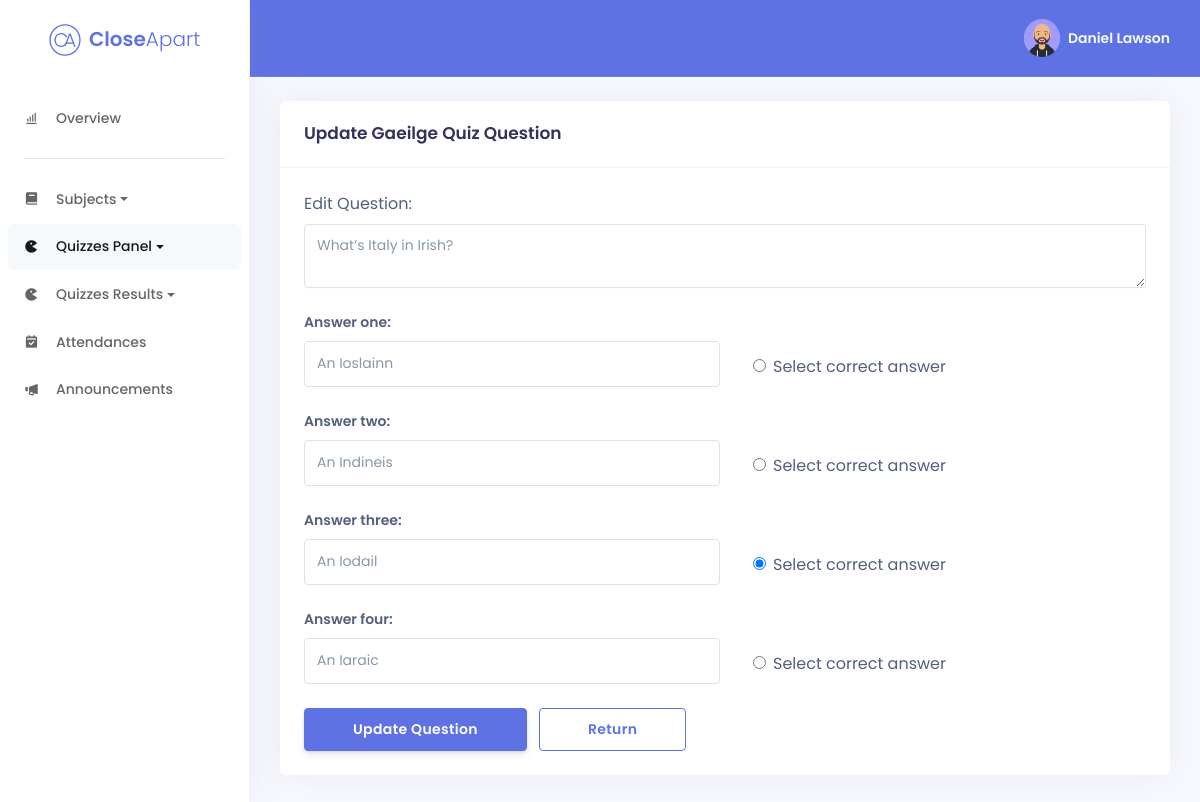
/quizzes/gaeilge/questions/editquestion.php?gaeilge_quiz_id=10 (signed in), run on an earlier commit of the app's database.
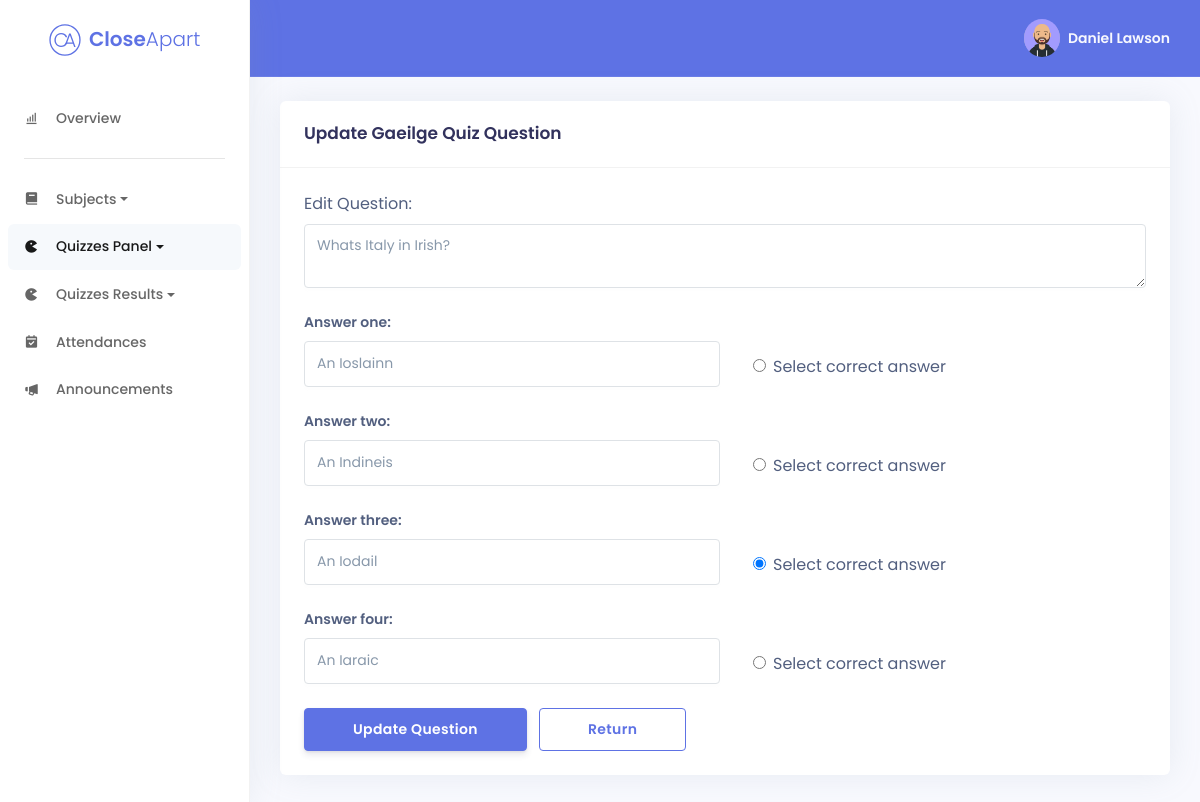
And on a later commit of the database.
### tables this page shows
CREATE TABLE IF NOT EXISTS Staff (
staff_id SMALLINT(3) NOT NULL AUTO_INCREMENT,
staff_fullname VARCHAR(255) NULL DEFAULT NULL,
staff_email VARCHAR(255) NULL DEFAULT NULL,
staff_password VARCHAR(255) NULL DEFAULT NULL,
staff_phone INT(10) ZEROFILL NULL,
staff_address VARCHAR(255) NULL,
staff_city VARCHAR(255) NULL,
staff_country VARCHAR(255) NULL,
staff_eircode VARCHAR(255) NULL,
staff_bio TEXT NULL,
staff_avatar VARCHAR(255) DEFAULT 'daniel-avataaar.png',
google_id VARCHAR(255) NULL,
PRIMARY KEY (staff_id));

CREATE TABLE IF NOT EXISTS GaeilgeQuiz (
gaeilge_quiz_id int(11) NOT NULL AUTO_INCREMENT,
question varchar(500) NOT NULL,
answer_one varchar(256) NOT NULL,
answer_two varchar(256) NOT NULL,
answer_three varchar(256) NOT NULL,
answer_four varchar(256) NOT NULL,
correct_answer tinyint(4) NOT NULL,
PRIMARY KEY (gaeilge_quiz_id));

### quizzes/gaeilge/questions/questionprocess.php (called while the page is built, shortened)
<?php
class MCQ {
public function get_mcq($mcqid)
{
    try
    {
        $conn = new Connection();
        $dbconn = $conn->getConnection();
        $selectQuery = "SELECT * FROM `GaeilgeQuiz` WHERE `gaeilge_quiz_id`= '{$mcqid}' LIMIT 1;";
        $mcq = NULL;
        foreach( $dbconn->query($selectQuery, PDO::FETCH_ASSOC) as $mcqq)
        {
            $mcq = $mcqq;
        }
        return $mcq;
    }
    catch (PDOException $e)
    {
        echo "<script>alert(".$e->getMessage().");</script>";
    }
    catch (Exception $e)
    {
        echo "<script>alert(".$e->getMessage().");</script>";
    }
}
}
?>

### quizzes/gaeilge/questions/editquestion.php (the view, shortened to what this page needs)
<?php
require_once("questionprocess.php");
$mcqObject = new MCQ();
$mcq = NULL;
if(isset($_GET['gaeilge_quiz_id']))
{
    $mcq = $mcqObject->get_mcq($_GET["gaeilge_quiz_id"]);
}
function getStaffData($staffId) {
	require('../../../config/db.php');
	$array = array();
	$query = mysqli_query($conn, "SELECT * FROM staff WHERE staff_id=" . $staffId);
	while ($row = mysqli_fetch_assoc($query)) {
		$array['staff_id'] = $row['staff_id'];
		$array['staff_fullname'] = $row['staff_fullname'];
		$array['staff_email'] = $row['staff_email'];
		$array['staff_password'] = $row['staff_password'];
		$array['staff_avatar'] = $row['staff_avatar'];
	}
	return $array;
}
function getId($email) {
	require('../../../config/db.php');
	$query = mysqli_query($conn, "SELECT staff_id FROM staff WHERE staff_email='" . $email . "'");
	while ($row = mysqli_fetch_assoc($query)) {
		return $row['staff_id'];
	}
}
if (isset($_SESSION['staff_email'])) {
	$staffData = getStaffData(getId($_SESSION['staff_email']));
}
?>
<!DOCTYPE html>
<html lang="en">
<head>
	<link href='https://unpkg.com/boxicons@2.0.7/css/boxicons.min.css' rel='stylesheet'>
	<link rel="stylesheet" href="../../../assets/css/argon.min.css">
	<link rel="stylesheet" type="text/css" href="https://cdn.datatables.net/1.10.23/css/dataTables.bootstrap4.min.css" />
</head>
<body>
	<nav class="sidenav navbar navbar-vertical fixed-left navbar-expand-xs navbar-light bg-white" id="sidenav-main">
		<div class="scrollbar-inner">
			<div class="sidenav-header align-items-center">
				<a class="navbar-brand d-flex justify-content-center" href="../../../index.php">
					<img src="../../../assets/images/brand/closeapart-logo-primary.svg" class="mr-2 brand-logo" alt="closeapart logo">
					<span class="font-weight-bold text-primary">Close</span><span
						class="font-weight-light text-primary">Apart</span>
				</a>
			</div>
			<div class="navbar-inner">
				<div class="collapse navbar-collapse" id="sidenav-collapse-main">
					<ul class="navbar-nav">
						<li class="nav-item">
							<a class="nav-link" href="../../../staff/dashboard.php">
								<i class='bx bx-bar-chart-alt'></i>
								<span class="nav-link-text">Overview</span>
							</a>
						</li>
					</ul>
					<hr class="my-3">
					<ul class="navbar-nav">
						<li class="nav-item">
							<a class="nav-link dropdown-toggle" href="#" role="button" data-toggle="dropdown" aria-haspopup="true"
								aria-expanded="false">
								<i class='bx bxs-book'></i>
								<span class="nav-link-text">Subjects</span>
							</a>
						</li>
						<li class="nav-item">
							<a class="nav-link dropdown-toggle active" href="#" role="button" data-toggle="dropdown" aria-haspopup="true"
								aria-expanded="false">
								<i class='bx bxs-game'></i>
								<span class="nav-link-text">Quizzes Panel</span>
							</a>
						</li>
						<li class="nav-item">
							<a class="nav-link dropdown-toggle" href="#" role="button" data-toggle="dropdown" aria-haspopup="true"
								aria-expanded="false">
								<i class='bx bxs-game'></i>
								<span class="nav-link-text">Quizzes Results</span>
							</a>
						</li>
						<li class="nav-item">
							<a class="nav-link" href="../../../staff/attendances/attendances.php">
								<i class='bx bxs-calendar-check'></i>
								<span class="nav-link-text">Attendances</span>
							</a>
						</li>
						<li class="nav-item">
							<a class="nav-link" href="../../../staff/announcements/announcements.php">
								<i class='bx bxs-megaphone'></i>
								<span class="nav-link-text">Announcements</span>
							</a>
						</li>
					</ul>
				</div>
			</div>
		</div>
	</nav>
	<div class="main-content">
		<nav class="navbar navbar-top navbar-expand navbar-dark bg-primary border-bottom">
			<div class="container-fluid">
				<div class="collapse navbar-collapse" id="navbarSupportedContent">
					<ul class="navbar-nav align-items-center">
						<li class="nav-item dropdown">
							<a class="nav-link pr-0" href="#" role="button" data-toggle="dropdown" aria-haspopup="true"
								aria-expanded="false">
								<div class="media align-items-center">
									<span class="avatar avatar-sm rounded-circle">
										<?php if($_SESSION['access_token'] == true): ?>
										<img src='<?php echo $_SESSION['picture']; ?>' />
										<?php else: ?>
										<img src='../../../assets/images/avatars/<?php echo $staffData['staff_avatar'] ?>' />
										<?php endif; ?>
									</span>
									<div class="media-body ml-2 d-none d-lg-block">
										<span
											class="mb-0 text-sm font-weight-bold"><?php echo $staffData['staff_fullname'] . $_SESSION['givenName'] . ' ' . $_SESSION['familyName'] ?></span>
									</div>
								</div>
							</a>
						</li>
					</ul>
				</div>
			</div>
		</nav>
        <div class="container-fluid mt-4">
			<div class="row">
				<div class="col-xl-12">
					<div class="card">
						<div class="card-header bg-transparent">
							<div class="row align-items-center">
								<div class="col">
									<h3 class="mb-0">Update Gaeilge Quiz Question</h3>
								</div>
							</div>
						</div>
						<div class="card-body">
                            <?php
                            if(count($mcq) > 0)
                            {
                            ?>
							<form action="editquestion.php" method="post">
                                <div class="form-group">
                                    <label for="question">Edit Question:</label>
                                    <textarea class="form-control" name="question" cols="100" rows="2"><?php echo $mcq["question"]; ?></textarea>
                                </div>
								<div class="form-group form-row d-flex align-items-end">
									<div class="form-control-label col-md-6">
										<label for="answer_one">Answer one:</label>
										<input type="text" class="form-control" name="answer_one" value="<?php echo $mcq["answer_one"]; ?>" required>
									</div>
									<div class="form-check col-md-6 pl-5">
										<input class="form-check-input py-5" type="radio" name="correct_answer" value="1" <?php echo $mcq["correct_answer"] == "1" ? "checked" : "" ; ?>>
										<label>Select correct answer</label>
									</div>
								</div>
								<div class="form-group form-row d-flex align-items-end">
									<div class="form-control-label col-md-6">
										<label for="answer_two">Answer two:</label>
										<input type="text" class="form-control" name="answer_two" value="<?php echo $mcq["answer_two"]; ?>" required>
									</div>
									<div class="form-check col-md-6 pl-5">
										<input class="form-check-input py-5" type="radio" name="correct_answer" value="2" <?php echo $mcq["correct_answer"] == "2" ? "checked" : "" ; ?>>
										<label>Select correct answer</label>
									</div>
								</div>
								<div class="form-group form-row d-flex align-items-end">
									<div class="form-control-label col-md-6">
										<label for="answer_three">Answer three:</label>
										<input type="text" class="form-control" name="answer_three" value="<?php echo $mcq["answer_three"]; ?>" required>
									</div>
									<div class="form-check col-md-6 pl-5">
										<input class="form-check-input py-5" type="radio" name="correct_answer" value="3" <?php echo $mcq["correct_answer"] == "3" ? "checked" : "" ; ?>>
										<label>Select correct answer</label>
									</div>
								</div>
								<div class="form-group form-row d-flex align-items-end">
									<div class="form-control-label col-md-6">
										<label for="answer_four">Answer four:</label>
										<input type="text" class="form-control" name="answer_four" value="<?php echo $mcq["answer_four"]; ?>" required>
									</div>
									<div class="form-check col-md-6 pl-5">
										<input class="form-check-input py-5" type="radio" name="correct_answer" value="4" <?php echo $mcq["correct_answer"] == "4" ? "checked" : "" ; ?>>
										<label>Select correct answer</label>
									</div>
								</div>
                                <input class="btn btn-primary text-capitalize px-5" type="submit" name="updatemcq" value="Update Question" />
								<a href="./viewquestion.php" class="btn btn-outline-primary text-capitalize px-5">Return</a>
                                <?php
                                }
                                ?>
                            </form>
						</div>
					</div>
				</div>
			</div>
		</div>
    </div>
</body>
</html>

What changed in the data, as far as the page shows it:
changed gaeilgequiz "An Ioslainn": question "What’s Italy in Irish?" → "Whats Italy in Irish?"
